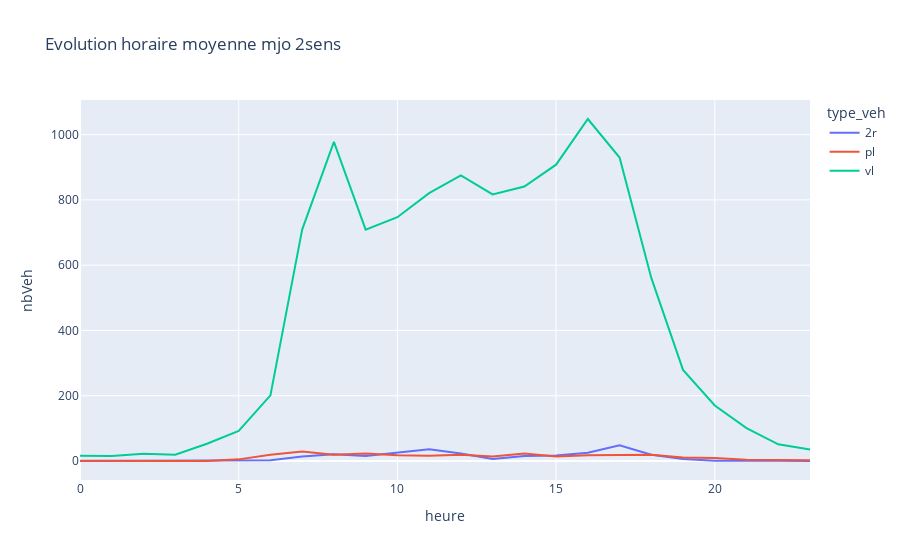

The code cell stored with this chart in its notebook:
### Code cell
dicoHoraire['mjo']['2sens']['graph']

### Figure 1 — Plotly figure (JSON) as saved in the notebook; plotly's stock layout.template omitted (floating-point values rounded to 4 significant figures)
{"data": [{"hovertemplate": "type_veh=2r<br>heure=%{x}<br>nbVeh=%{y}<extra></extra>", "legendgroup": "2r", "line": {"color": "#636efa", "dash": "solid"}, "mode": "lines", "name": "2r", "orientation": "v", "showlegend": true, "type": "scatter", "x": [0, 1, 2, 3, 4, 5, 6, 7, 8, 9, 10, 11, 12, 13, 14, 15, 16, 17, 18, 19, 20, 21, 22, 23], "xaxis": "x", "y": [0, 0, 0, 0, 0, 0, 2, 14, 21, 15, 26, 36, 23, 6, 15, 17, 25, 48, 19, 6, 1, 2, 1, 0], "yaxis": "y"}, {"hovertemplate": "type_veh=pl<br>heure=%{x}<br>nbVeh=%{y}<extra></extra>", "legendgroup": "pl", "line": {"color": "#EF553B", "dash": "solid"}, "mode": "lines", "name": "pl", "orientation": "v", "showlegend": true, "type": "scatter", "x": [0, 1, 2, 3, 4, 5, 6, 7, 8, 9, 10, 11, 12, 13, 14, 15, 16, 17, 18, 19, 20, 21, 22, 23], "xaxis": "x", "y": [1, 0, 0, 0, 0, 5, 19, 29, 19, 23, 18, 16, 19, 14, 23, 14, 18, 18, 19, 11, 9, 4, 2, 2], "yaxis": "y"}, {"hovertemplate": "type_veh=vl<br>heure=%{x}<br>nbVeh=%{y}<extra></extra>", "legendgroup": "vl", "line": {"color": "#00cc96", "dash": "solid"}, "mode": "lines", "name": "vl", "orientation": "v", "showlegend": true, "type": "scatter", "x": [0, 1, 2, 3, 4, 5, 6, 7, 8, 9, 10, 11, 12, 13, 14, 15, 16, 17, 18, 19, 20, 21, 22, 23], "xaxis": "x", "y": [16, 15, 22, 19, 53, 92, 201, 709, 978, 709, 747, 821, 875, 817, 841, 908, 1048, 930, 561, 279, 170, 101, 51, 35], "yaxis": "y"}], "layout": {"autosize": true, "legend": {"title": {"text": "type_veh"}, "tracegroupgap": 0}, "title": {"text": "Evolution horaire moyenne mjo 2sens"}, "xaxis": {"anchor": "y", "autorange": true, "domain": [0, 1], "range": [0, 23], "title": {"text": "heure"}, "type": "linear"}, "yaxis": {"anchor": "x", "autorange": true, "domain": [0, 1], "range": [-58.22, 1106.0], "title": {"text": "nbVeh"}, "type": "linear"}}}
